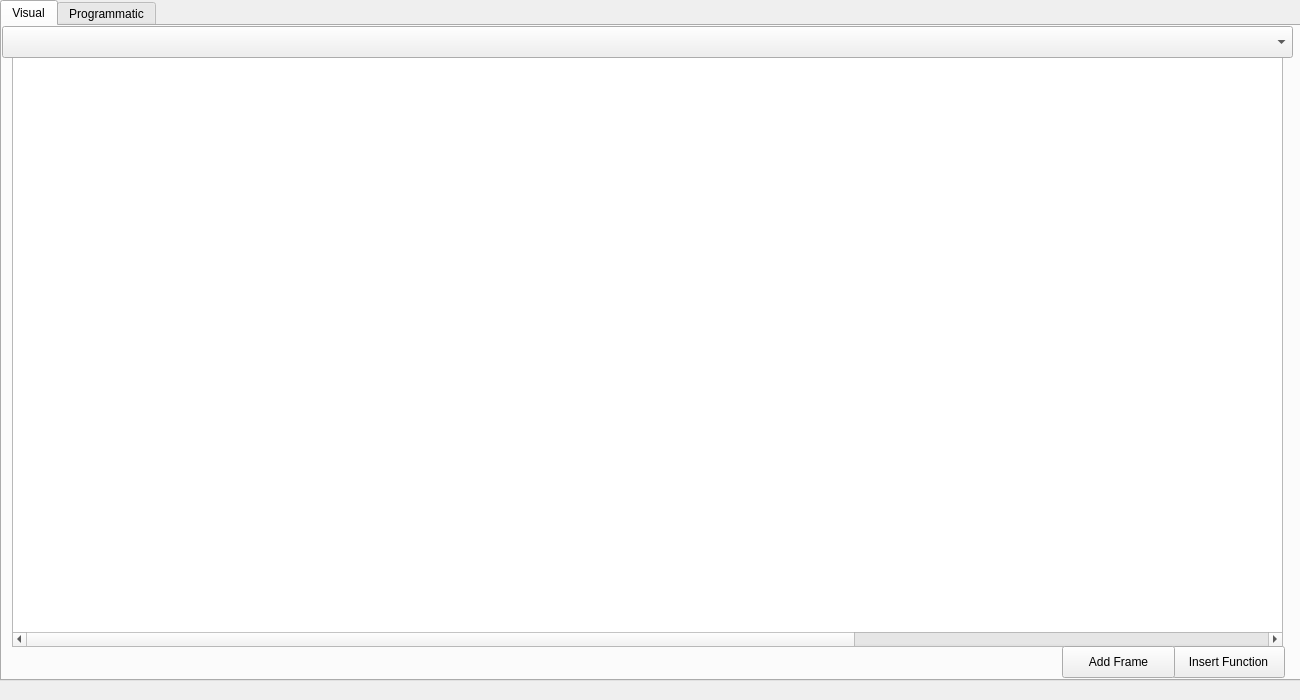
<?xml version="1.0" encoding="UTF-8"?>
<ui version="4.0">
 <class>MainWindow</class>
 <widget class="QMainWindow" name="MainWindow">
  <property name="geometry">
   <rect>
    <x>0</x>
    <y>0</y>
    <width>1300</width>
    <height>700</height>
   </rect>
  </property>
  <property name="windowTitle">
   <string>MainWindow</string>
  </property>
  <widget class="QWidget" name="centralwidget">
   <widget class="QTabWidget" name="tabWidget">
    <property name="geometry">
     <rect>
      <x>0</x>
      <y>0</y>
      <width>1301</width>
      <height>681</height>
     </rect>
    </property>
    <property name="currentIndex">
     <number>0</number>
    </property>
    <widget class="QWidget" name="tab1">
     <attribute name="title">
      <string notr="true">Visual</string>
     </attribute>
     <widget class="QTableWidget" name="table">
      <property name="geometry">
       <rect>
        <x>10</x>
        <y>30</y>
        <width>1271</width>
        <height>591</height>
       </rect>
      </property>
      <property name="font">
       <font>
        <pointsize>11</pointsize>
        <weight>50</weight>
        <bold>false</bold>
       </font>
      </property>
      <property name="columnCount">
       <number>18</number>
      </property>
      <attribute name="horizontalHeaderVisible">
       <bool>false</bool>
      </attribute>
      <attribute name="verticalHeaderVisible">
       <bool>false</bool>
      </attribute>
      <column/>
      <column/>
      <column/>
      <column/>
      <column/>
      <column/>
      <column/>
      <column/>
      <column/>
      <column/>
      <column/>
      <column/>
      <column/>
      <column/>
      <column/>
      <column/>
      <column/>
      <column/>
     </widget>
     <widget class="QComboBox" name="functionBox">
      <property name="geometry">
       <rect>
        <x>0</x>
        <y>0</y>
        <width>1291</width>
        <height>32</height>
       </rect>
      </property>
     </widget>
     <widget class="QPushButton" name="addFunction">
      <property name="geometry">
       <rect>
        <x>1170</x>
        <y>620</y>
        <width>113</width>
        <height>32</height>
       </rect>
      </property>
      <property name="text">
       <string>Insert Function</string>
      </property>
     </widget>
     <widget class="QPushButton" name="addFrame">
      <property name="geometry">
       <rect>
        <x>1060</x>
        <y>620</y>
        <width>113</width>
        <height>32</height>
       </rect>
      </property>
      <property name="text">
       <string>Add Frame</string>
      </property>
     </widget>
    </widget>
    <widget class="QWidget" name="tab2">
     <attribute name="title">
      <string notr="true">Programmatic</string>
     </attribute>
     <widget class="QTextEdit" name="textEdit">
      <property name="geometry">
       <rect>
        <x>10</x>
        <y>10</y>
        <width>1271</width>
        <height>631</height>
       </rect>
      </property>
      <property name="placeholderText">
       <string>Your code is here! The main() function is what's run.</string>
      </property>
     </widget>
    </widget>
   </widget>
  </widget>
  <widget class="QMenuBar" name="menubar">
   <property name="geometry">
    <rect>
     <x>0</x>
     <y>0</y>
     <width>1300</width>
     <height>22</height>
    </rect>
   </property>
   <property name="nativeMenuBar">
    <bool>false</bool>
   </property>
  </widget>
 </widget>
 <resources/>
 <connections/>
</ui>
